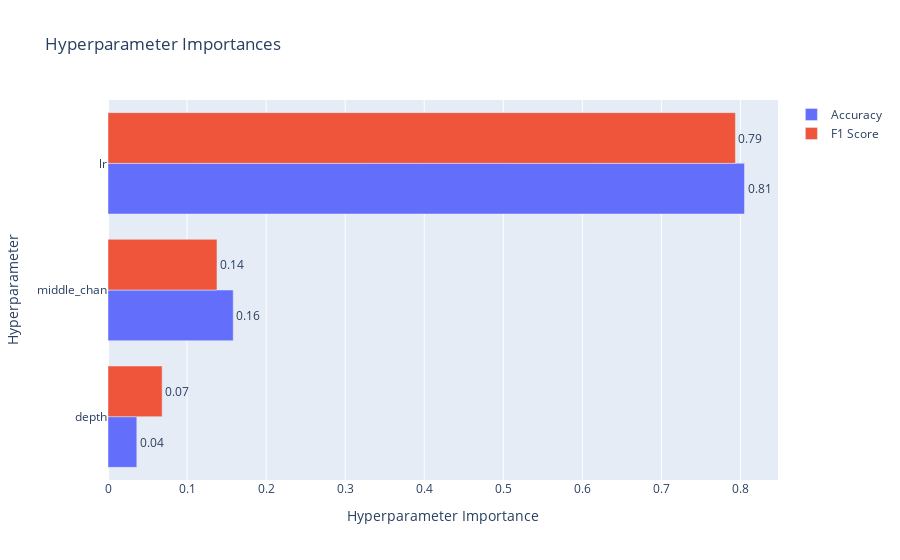

Notebook code for this chart:
### Markdown cell above
### Importance of the searched parameters in achieving the optimal result

### Code cell
optuna.visualization.plot_param_importances(study) # Plots importance based on variance

### Figure 1 — Plotly figure (JSON) as saved in the notebook; plotly's stock layout.template omitted (floating-point values rounded to 4 significant figures)
{"data": [{"cliponaxis": false, "hovertemplate": ["depth (IntDistribution): 0.03643457009987872<extra></extra>", "middle_chan (IntDistribution): 0.15841476968048251<extra></extra>", "lr (CategoricalDistribution): 0.8051506602196388<extra></extra>"], "name": "Accuracy", "orientation": "h", "text": ["0.04", "0.16", "0.81"], "textposition": "outside", "type": "bar", "x": [0.03643, 0.1584, 0.8052], "y": ["depth", "middle_chan", "lr"]}, {"cliponaxis": false, "hovertemplate": ["depth (IntDistribution): 0.06849587486467<extra></extra>", "middle_chan (IntDistribution): 0.13784943485165674<extra></extra>", "lr (CategoricalDistribution): 0.7936546902836732<extra></extra>"], "name": "F1 Score", "orientation": "h", "text": ["0.07", "0.14", "0.79"], "textposition": "outside", "type": "bar", "x": [0.0685, 0.1378, 0.7937], "y": ["depth", "middle_chan", "lr"]}], "layout": {"title": {"text": "Hyperparameter Importances"}, "xaxis": {"title": {"text": "Hyperparameter Importance"}}, "yaxis": {"title": {"text": "Hyperparameter"}}}}
